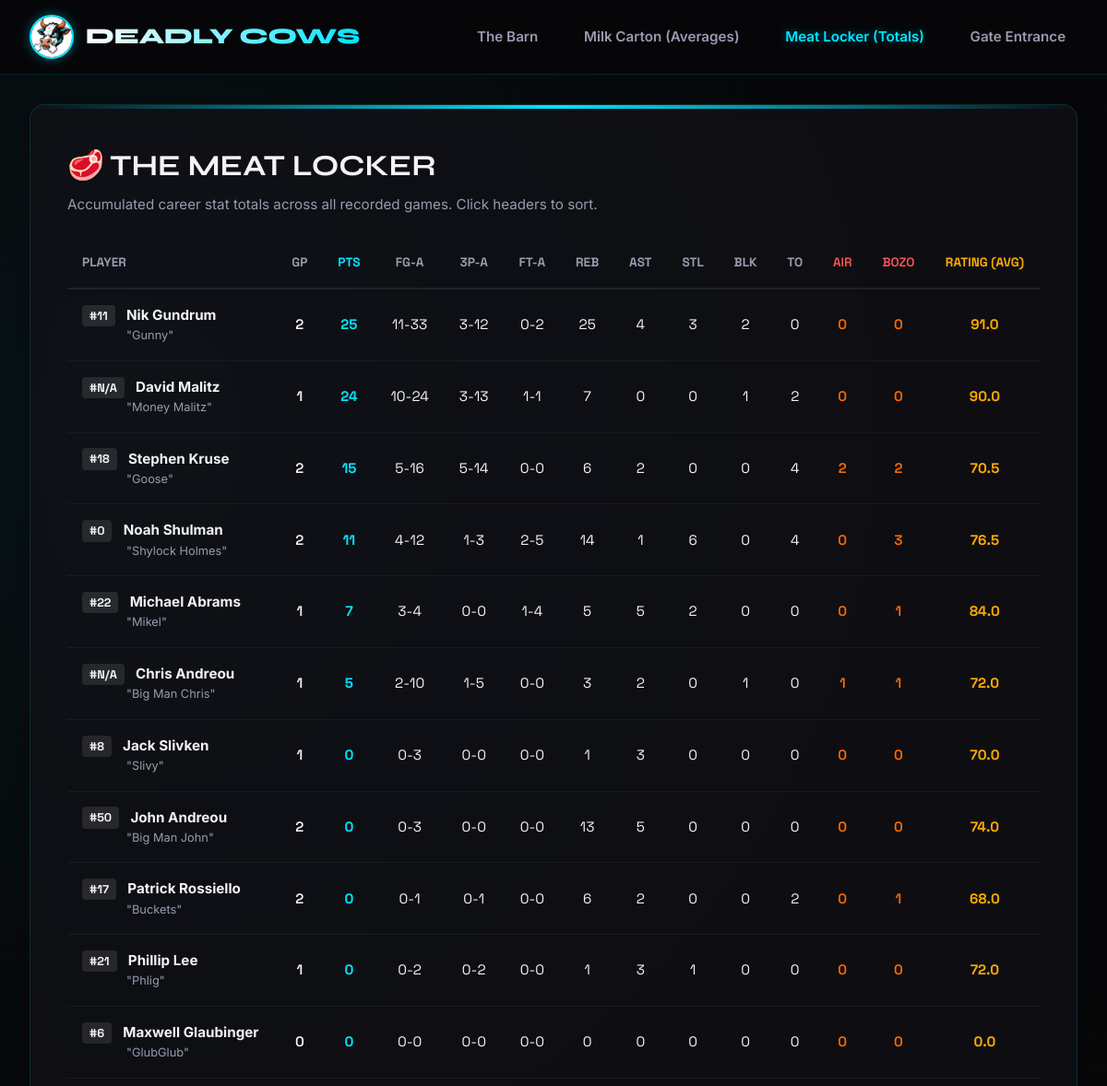
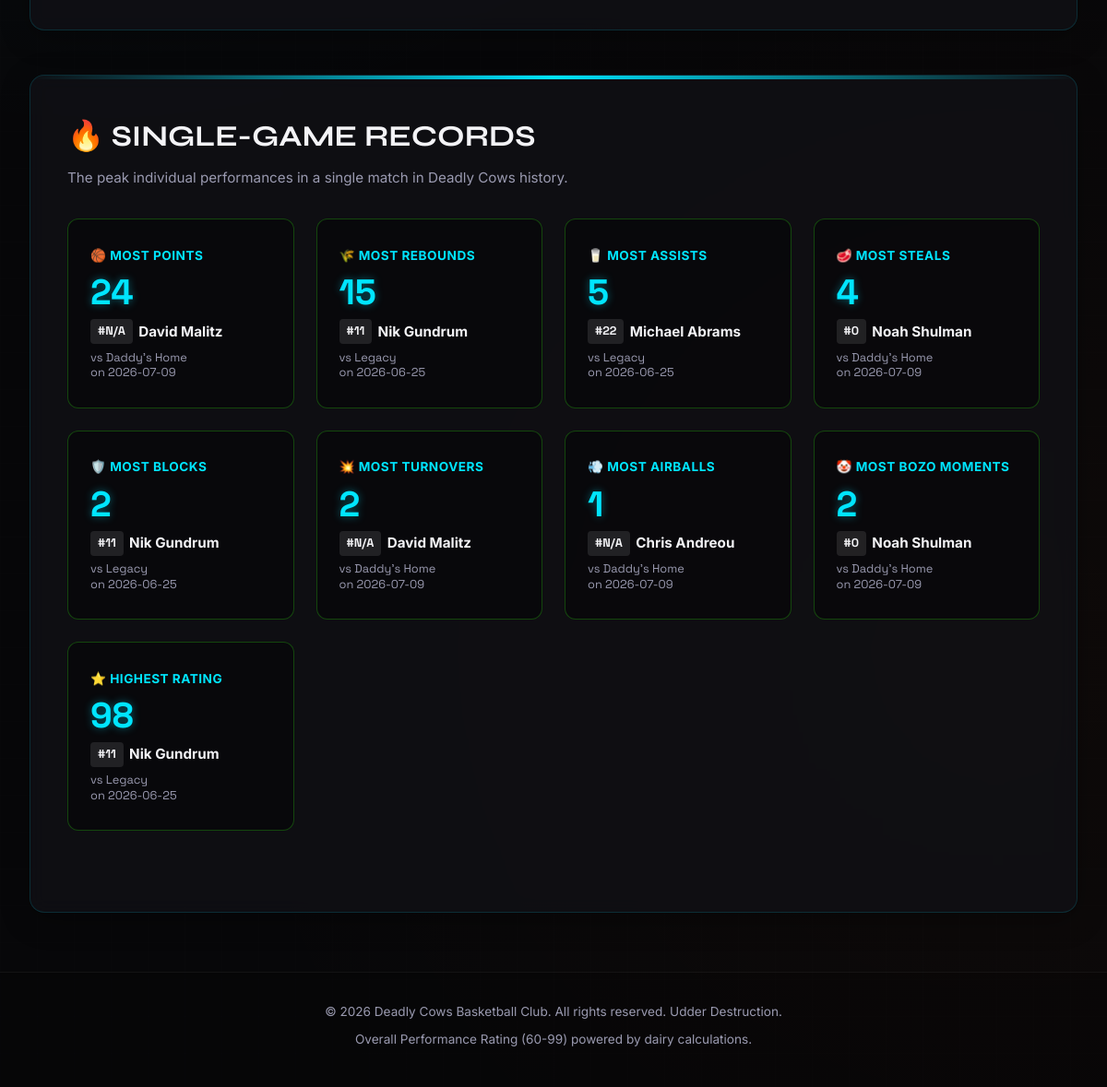
Screenshot of /totals with the database file from the repository (2 pictures, top to bottom).
### tables this page shows
CREATE TABLE players (
    id INTEGER PRIMARY KEY AUTOINCREMENT,
    name TEXT NOT NULL,
    jersey_number TEXT NOT NULL,
    nickname TEXT NOT NULL
);

CREATE TABLE stats (
    id INTEGER PRIMARY KEY AUTOINCREMENT,
    player_id INTEGER NOT NULL,
    game_id INTEGER NOT NULL,
    points INTEGER NOT NULL DEFAULT 0,
    rebounds INTEGER NOT NULL DEFAULT 0,
    assists INTEGER NOT NULL DEFAULT 0,
    steals INTEGER NOT NULL DEFAULT 0,
    blocks INTEGER NOT NULL DEFAULT 0,
    turnovers INTEGER NOT NULL DEFAULT 0,
    airballs INTEGER NOT NULL DEFAULT 0,
    bozo_moments INTEGER NOT NULL DEFAULT 0,
    fg INTEGER NOT NULL DEFAULT 0,
    fga INTEGER NOT NULL DEFAULT 0,
    ft INTEGER NOT NULL DEFAULT 0,
    fta INTEGER NOT NULL DEFAULT 0,
    three_pt INTEGER NOT NULL DEFAULT 0,
    three_pta INTEGER NOT NULL DEFAULT 0,
    rating INTEGER NOT NULL DEFAULT 60, -- Overall Performance Rating (60-99)
    notes TEXT NOT NULL DEFAULT '', -- Game notes for the player
    FOREIGN KEY(player_id) REFERENCES players(id) ON DELETE CASCADE,
    FOREIGN KEY(game_id) REFERENCES games(id) ON DELETE CASCADE,
    UNIQUE(player_id, game_id)
);

CREATE TABLE games (
    id INTEGER PRIMARY KEY AUTOINCREMENT,
    opponent TEXT NOT NULL,
    date TEXT NOT NULL,
    cows_score INTEGER NOT NULL,
    opponent_score INTEGER NOT NULL,
    outcome TEXT NOT NULL, -- 'W' or 'L'
    location TEXT NOT NULL DEFAULT 'The Pasture (Home)'
);

### app.py (the view)
@app.route('/totals')
def totals():
    player_totals = database.get_player_totals()
    records = database.get_single_game_records()
    return render_template('totals.html', totals=player_totals, records=records)

### app.py (called while the page is built)
def is_admin():
    return session.get('logged_in') == True

@app.context_processor
def inject_globals():
    return dict(is_admin=is_admin)

### database.py (called while the page is built)
def get_db_connection():
    conn = sqlite3.connect(DB_PATH)
    conn.execute("PRAGMA foreign_keys = ON;")
    conn.row_factory = sqlite3.Row
    return conn

### templates/totals.html (shortened to what this page needs)
{% extends 'layout.html' %}
{% block content %}
<div class="glass-panel">
    <div style="display: flex; justify-content: space-between; align-items: center; margin-bottom: 1.5rem; flex-wrap: wrap; gap: 1rem;">
        <div>
            <h2 class="glass-panel-title" style="margin-bottom: 0.3rem;">🥩 The Meat Locker</h2>
            <p style="color: var(--text-secondary); font-size: 0.95rem;">Accumulated career stat totals across all recorded games. Click headers to sort.</p>
        </div>
    </div>
    {% if totals %}
        <div class="table-wrapper">
            <table class="stats-table">
                <thead>
                    <tr>
                        <th class="sortable">Player</th>
                        <th class="sortable" style="text-align: center;">GP</th>
                        <th class="sortable" style="text-align: center; color: var(--neon-green);">PTS</th>
                        <th class="sortable" style="text-align: center;">FG-A</th>
                        <th class="sortable" style="text-align: center;">3P-A</th>
                        <th class="sortable" style="text-align: center;">FT-A</th>
                        <th class="sortable" style="text-align: center;">REB</th>
                        <th class="sortable" style="text-align: center;">AST</th>
                        <th class="sortable" style="text-align: center;">STL</th>
                        <th class="sortable" style="text-align: center;">BLK</th>
                        <th class="sortable" style="text-align: center;">TO</th>
                        <th class="sortable text-bad" style="text-align: center; color: #ff5555;">AIR</th>
                        <th class="sortable text-bad" style="text-align: center; color: #ff5555;">BOZO</th>
                        <th class="sortable" style="text-align: center; color: var(--neon-gold);">Rating (Avg)</th>
                    </tr>
                </thead>
                <tbody>
                    {% for p in totals %}
                        <tr>
                            <td>
                                <span class="jersey-badge">#{{ p.jersey_number }}</span>
                                <strong>{{ p.name }}</strong>
                                <span style="font-size: 0.8rem; color: var(--text-secondary); display: block; margin-left: 3rem;">
                                    "{{ p.nickname }}"
                                </span>
                            </td>
                            <td style="text-align: center; font-family: var(--font-mono); font-weight: 600;">{{ p.games_played }}</td>
                            <td data-label="PTS" style="text-align: center; font-family: var(--font-mono); font-weight: 700; color: var(--neon-green);">{{ p.total_points }}</td>
                            <td data-label="FG-A" style="text-align: center; font-family: var(--font-mono);">{{ p.total_fg }}-{{ p.total_fga }}</td>
                            <td data-label="3P-A" style="text-align: center; font-family: var(--font-mono);">{{ p.total_three_pt }}-{{ p.total_three_pta }}</td>
                            <td data-label="FT-A" style="text-align: center; font-family: var(--font-mono);">{{ p.total_ft }}-{{ p.total_fta }}</td>
                            <td data-label="REB" style="text-align: center; font-family: var(--font-mono);">{{ p.total_rebounds }}</td>
                            <td data-label="AST" style="text-align: center; font-family: var(--font-mono);">{{ p.total_assists }}</td>
                            <td data-label="STL" style="text-align: center; font-family: var(--font-mono);">{{ p.total_steals }}</td>
                            <td data-label="BLK" style="text-align: center; font-family: var(--font-mono);">{{ p.total_blocks }}</td>
                            <td data-label="TO" style="text-align: center; font-family: var(--font-mono);">{{ p.total_turnovers }}</td>
                            <td data-label="AIR" style="text-align: center; font-family: var(--font-mono); color: var(--neon-red); font-weight: 600;">{{ p.total_airballs }}</td>
                            <td data-label="BOZO" style="text-align: center; font-family: var(--font-mono); color: var(--neon-red); font-weight: 600;">{{ p.total_bozo_moments }}</td>
                            <td data-label="Rating" style="text-align: center; font-family: var(--font-mono); font-weight: 700; color: var(--neon-gold);">{{ p.avg_rating }}</td>
                        </tr>
                    {% endfor %}
                </tbody>
            </table>
        </div>
    {% else %}
        <div style="text-align: center; padding: 3rem; color: var(--text-secondary);">
            <p>No player totals data available. Populate players and games first.</p>
        </div>
    {% endif %}
</div>
{% if records %}
<div class="glass-panel" style="margin-top: 3rem;">
    <h2 class="glass-panel-title" style="margin-bottom: 0.5rem;">🔥 Single-Game Records</h2>
    <p style="color: var(--text-secondary); font-size: 0.95rem; margin-bottom: 2rem;">
        The peak individual performances in a single match in Deadly Cows history.
    </p>
    <div class="record-grid">
        {% for r in records %}
            <a href="{{ url_for('game_detail', game_id=r.game_id) }}" class="stat-widget" style="text-align: left; border-color: rgba(57, 255, 20, 0.25); background: rgba(0, 0, 0, 0.35); padding: 1.8rem 1.5rem; text-decoration: none; display: block; color: inherit;">
                <div class="stat-widget-label" style="color: var(--neon-green); font-weight: 700; font-size: 0.85rem; letter-spacing: 0.5px;">
                    {{ r.label }}
                </div>
                <div class="stat-widget-value wins" style="font-size: 2.4rem; margin: 0.6rem 0; font-family: var(--font-mono);">
                    {{ r.value }}
                </div>
                <div class="stat-widget-sub" style="font-size: 0.95rem; display: flex; align-items: center; gap: 0.4rem; margin-bottom: 0.4rem;">
                    <span class="jersey-badge" style="margin-right: 0;">#{{ r.jersey_number }}</span>
                    <strong>{{ r.player_name }}</strong>
                </div>
                <div style="font-size: 0.8rem; color: var(--text-secondary); font-family: var(--font-mono); line-height: 1.3;">
                    vs {{ r.opponent }} <br>
                    on {{ r.date }}
                </div>
            </a>
        {% endfor %}
    </div>
</div>
{% endif %}
{% endblock %}

### static/css/style.css (style rules this page uses)
:root { --bg-color: #070709; --card-bg: rgba(18, 18, 24, 0.7); --border-color: rgba(0, 229, 255, 0.15); --neon-green: #00e5ff; --neon-green-glow: rgba(0, 229, 255, 0.4); --neon-red: #ff6a00; --neon-red-glow: rgba(255, 106, 0, 0.4); --neon-gold: #ffaa00; --neon-gold-glow: rgba(255, 170, 0, 0.4); --text-primary: #f3f3f6; --text-secondary: #9a9ab0; --font-header: 'Syne', sans-serif; --font-mono: 'Space Grotesk', sans-serif; --font-body: 'Inter', sans-serif; }
* { box-sizing: border-box; margin: 0; padding: 0; }
body { background-color: var(--bg-color); background-image: radial-gradient(circle at 10% 20%, rgba(0, 229, 255, 0.05) 0%, transparent 40%), radial-gradient(circle at 90% 80%, rgba(255, 106, 0, 0.03) 0%, transparent 40%), linear-gradient(rgba(255, 255, 255, 0.005) 1px, transparent 1px), linear-gradient(90deg, rgba(255, 255, 255, 0.005) 1px, transparent 1px); background-size: 100% 100%, 100% 100%, 40px 40px, 40px 40px; color: var(--text-primary); font-family: var(--font-body); line-height: 1.6; overflow-x: hidden; min-height: 100vh; }
a, button, select, input[type="submit"] { cursor: pointer; }
.glass-panel { background: var(--card-bg); backdrop-filter: blur(10px); border: 1px solid var(--border-color); border-radius: 16px; padding: 2.5rem; box-shadow: 0 8px 32px rgba(0, 0, 0, 0.3); margin-bottom: 2.5rem; position: relative; overflow: hidden; }
.glass-panel::before { content: ''; position: absolute; top: 0; left: 0; width: 100%; height: 4px; background: linear-gradient(90deg, transparent, var(--neon-green), transparent); }
.glass-panel-title { font-family: var(--font-header); font-size: 2rem; text-transform: uppercase; margin-bottom: 1.5rem; display: flex; align-items: center; gap: 0.8rem; }
.record-grid { display: grid; grid-template-columns: repeat(auto-fit, minmax(220px, 1fr)); gap: 1.5rem; margin-bottom: 3rem; }
.stat-widget { background: rgba(255, 255, 255, 0.02); border: 1px solid rgba(255, 255, 255, 0.05); border-radius: 12px; padding: 1.5rem; text-align: center; transition: all 0.3s ease; }
.stat-widget-label { font-size: 0.85rem; color: var(--text-secondary); text-transform: uppercase; letter-spacing: 1px; margin-bottom: 0.5rem; }
.stat-widget-value { font-family: var(--font-header); font-size: 2.5rem; font-weight: 800; line-height: 1; }
.stat-widget-value.wins { color: var(--neon-green); text-shadow: 0 0 10px var(--neon-green-glow); }
.stat-widget-sub { font-size: 0.9rem; color: var(--text-primary); font-weight: 600; margin-top: 0.3rem; }
.table-wrapper { overflow-x: auto; margin-top: 1rem; }
table.stats-table { width: 100%; border-collapse: collapse; text-align: left; }
table.stats-table th { padding: 1rem; font-family: var(--font-mono); font-size: 0.85rem; text-transform: uppercase; color: var(--text-secondary); border-bottom: 2px solid rgba(255, 255, 255, 0.08); }
table.stats-table td { padding: 1rem; border-bottom: 1px solid rgba(255, 255, 255, 0.05); font-size: 0.95rem; }
.text-bad { color: var(--neon-red); font-weight: 600; }
.jersey-badge { background: rgba(255, 255, 255, 0.1); color: var(--text-primary); font-family: var(--font-mono); font-size: 0.8rem; padding: 0.2rem 0.5rem; border-radius: 4px; margin-right: 0.5rem; font-weight: 700; }

### rows the page displays
players: jersey_number "11", name "Nik Gundrum", nickname "Gunny", games_played "2", total_points "25", total_fg "11", total_fga "33", total_three_pt "3", total_three_pta "12", total_ft "0", total_fta "2", total_rebounds "25", total_assists "4", total_steals "3", total_blocks "2", total_turnovers "0", total_airballs "0", total_bozo_moments "0", avg_rating "91.0"
players: jersey_number "N/A", name "David Malitz", nickname "Money Malitz", games_played "1", total_points "24", total_fg "10", total_fga "24", total_three_pt "3", total_three_pta "13", total_ft "1", total_fta "1", total_rebounds "7", total_assists "0", total_steals "0", total_blocks "1", total_turnovers "2", total_airballs "0", total_bozo_moments "0", avg_rating "90.0"
players: jersey_number "18", name "Stephen Kruse", nickname "Goose", games_played "2", total_points "15", total_fg "5", total_fga "16", total_three_pt "5", total_three_pta "14", total_ft "0", total_fta "0", total_rebounds "6", total_assists "2", total_steals "0", total_blocks "0", total_turnovers "4", total_airballs "2", total_bozo_moments "2", avg_rating "70.5"
players: jersey_number "0", name "Noah Shulman", nickname "Shylock Holmes", games_played "2", total_points "11", total_fg "4", total_fga "12", total_three_pt "1", total_three_pta "3", total_ft "2", total_fta "5", total_rebounds "14", total_assists "1", total_steals "6", total_blocks "0", total_turnovers "4", total_airballs "0", total_bozo_moments "3", avg_rating "76.5"
players: jersey_number "22", name "Michael Abrams", nickname "Mikel", games_played "1", total_points "7", total_fg "3", total_fga "4", total_three_pt "0", total_three_pta "0", total_ft "1", total_fta "4", total_rebounds "5", total_assists "5", total_steals "2", total_blocks "0", total_turnovers "0", total_airballs "0", total_bozo_moments "1", avg_rating "84.0"
players: jersey_number "N/A", name "Chris Andreou", nickname "Big Man Chris", games_played "1", total_points "5", total_fg "2", total_fga "10", total_three_pt "1", total_three_pta "5", total_ft "0", total_fta "0", total_rebounds "3", total_assists "2", total_steals "0", total_blocks "1", total_turnovers "0", total_airballs "1", total_bozo_moments "1", avg_rating "72.0"
players: jersey_number "8", name "Jack Slivken", nickname "Slivy", games_played "1", total_points "0", total_fg "0", total_fga "3", total_three_pt "0", total_three_pta "0", total_ft "0", total_fta "0", total_rebounds "1", total_assists "3", total_steals "0", total_blocks "0", total_turnovers "0", total_airballs "0", total_bozo_moments "0", avg_rating "70.0"
players: jersey_number "50", name "John Andreou", nickname "Big Man John", games_played "2", total_points "0", total_fg "0", total_fga "3", total_three_pt "0", total_three_pta "0", total_ft "0", total_fta "0", total_rebounds "13", total_assists "5", total_steals "0", total_blocks "0", total_turnovers "0", total_airballs "0", total_bozo_moments "0", avg_rating "74.0"
players: jersey_number "17", name "Patrick Rossiello", nickname "Buckets", games_played "2", total_points "0", total_fg "0", total_fga "1", total_three_pt "0", total_three_pta "1", total_ft "0", total_fta "0", total_rebounds "6", total_assists "2", total_steals "0", total_blocks "0", total_turnovers "2", total_airballs "0", total_bozo_moments "1", avg_rating "68.0"
players: jersey_number "21", name "Phillip Lee", nickname "Phlig", games_played "1", total_points "0", total_fg "0", total_fga "2", total_three_pt "0", total_three_pta "2", total_ft "0", total_fta "0", total_rebounds "1", total_assists "3", total_steals "1", total_blocks "0", total_turnovers "0", total_airballs "0", total_bozo_moments "0", avg_rating "72.0"
players: jersey_number "6", name "Maxwell Glaubinger", nickname "GlubGlub", games_played "0", total_points "0", total_fg "0", total_fga "0", total_three_pt "0", total_three_pta "0", total_ft "0", total_fta "0", total_rebounds "0", total_assists "0", total_steals "0", total_blocks "0", total_turnovers "0", total_airballs "0", total_bozo_moments "0", avg_rating "0.0"
stats: label "🏀 MOST POINTS", value "24", jersey_number "N/A", player_name "David Malitz", opponent "Daddy's Home", date "2026-07-09", label "💥 MOST TURNOVERS", value "2"
stats: label "🌾 MOST REBOUNDS", value "15", jersey_number "11", player_name "Nik Gundrum", opponent "Legacy", date "2026-06-25", label "🛡️ MOST BLOCKS", value "2", label "⭐ HIGHEST RATING", value "98"
stats: label "🥛 MOST ASSISTS", value "5", jersey_number "22", player_name "Michael Abrams", opponent "Legacy", date "2026-06-25"
stats: label "🥩 MOST STEALS", value "4", jersey_number "0", player_name "Noah Shulman", opponent "Daddy's Home", date "2026-07-09", label "🤡 MOST BOZO MOMENTS", value "2"
stats: label "💨 MOST AIRBALLS", value "1", jersey_number "N/A", player_name "Chris Andreou", opponent "Daddy's Home", date "2026-07-09"
